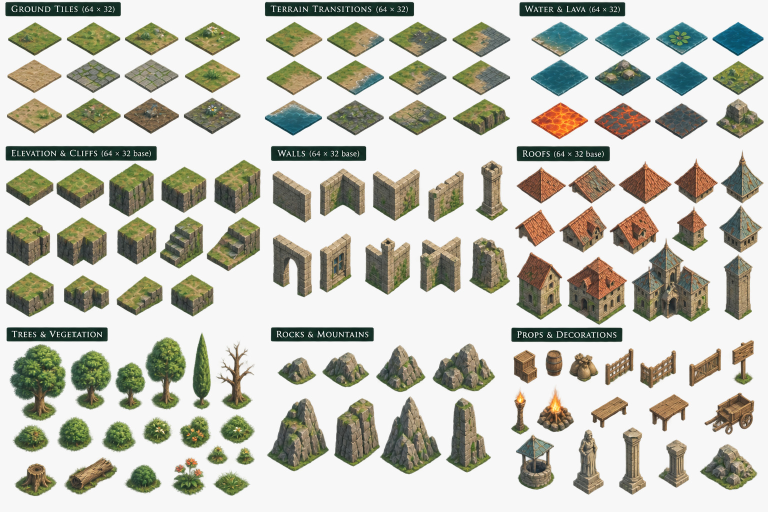
#> input picture art/tilesets/original/original-tileset-a.jpg, 1536 x 1024 px (shown at 1/2 size)
$ python -i slice_lava_punch.py   (imports and definitions only)
#> lines starting #> are read from the running program, lines starting #| are printed output that depends on the picture; after the words box and inside, x2 and y2 are one past the last pixel; in counts of white or black regions, pixels touching at a corner belong together
#> further down, picture is the input picture: shape (1024, 1536, 3); mean B, G, R 182.3, 193.1, 193.2
#!/usr/bin/env python3
"""Rejected Slagcrown lava punch. Not the live dress.

The board paints the early Koliseo diamonds from 171f5b5. Running this
script would overwrite that restore. The body below is the old slicer
and does not run.

Slice the Slagcrown lava punch onto the Koliseo dress.

Soft Lock: fuego + lava. Presentation only. Locked tags, geometry,
walkability, and kit numbers are not opened for writing.

Reads pending/lava:
  ground_punch.png     flat diamonds (rock, scorch, ash, lava)
  elevation_punch.png  platforms. White background is keyed out.
  props_punch.png      sparse props already on the map (about six)

board_mood_punch.png is a reference plate and is not sliced. The wide
lava strip and any extra banner on the prop sheet are not sliced: a
strip across the diamond eats the floor, and the map only paints the
six slag prop names. props_rejected sheets are not read.

Flat tiles are a hard 64×32 diamond with a dark rim so neighboring
cells keep a seam. Cliffs keep that cap and hang the wall. Stairs stay
on the same sprite as the platform they climb. A clipped block at the
sheet edge is dropped so a stair does not lead into empty space.
"""
from __future__ import annotations

import sys

# [5 lines not run here, left out]

import hashlib
import json
from pathlib import Path

import numpy as np
from PIL import Image, ImageDraw, ImageFont
from scipy import ndimage

from slice_ice_electric import _fit_cliff_sheet
from slice_original_tileset import ATLAS, TILES, _sync_tsx

HERE = Path(__file__).resolve().parent
LAVA = HERE / "pending" / "lava"
GROUND_SHEET = LAVA / "ground_punch.png"
ELEV_SHEET = LAVA / "elevation_punch.png"
PROPS_SHEET = LAVA / "props_punch.png"
MIRROR = HERE.parents[2] / "stasium-ref" / "maps" / "lava"
ROOT = TILES.parent
TAGS = ROOT / "slagcrown_15x15_tags.json"
TMX = ROOT / "slagcrown_15x15.tmx"

# Source diamond on ground_punch.png, before the 64×32 fit.
SAMPLE_RW = 78
SAMPLE_RH = 38

PROP_BOX = {
    "slag_prop_basalt_pillar.png": (44, 92),
    "slag_prop_rock_pillar.png": (34, 78),
    "slag_prop_ash_rock.png": (40, 34),
    "slag_prop_rubble.png": (34, 26),
    "slag_prop_steam_vent.png": (32, 34),
}
# A brand on the south of the diamond. A full 64×32 seal would replace the floor.
SEAL_SIZE = (28, 14)


def _sha(path: Path) -> str:
    return hashlib.sha256(path.read_bytes()).hexdigest()


def _iso_mask(width: int = 64, height: int = 32) -> np.ndarray:
    """Hard isometric diamond. Tips are inside; the four corners are outside."""
    yy, xx = np.mgrid[0:height, 0:width]
    cx = (width - 1) / 2.0
    cy = (height - 1) / 2.0
    nx = np.abs(xx - cx) / (cx + 1.25)
    ny = np.abs(yy - cy) / (cy + 1.25)
    return (nx + ny) <= 1.0


def _rim(arr: np.ndarray, mask: np.ndarray, rows: slice | None = None) -> None:
    """One-pixel darker rim so neighboring diamonds keep a readable seam."""
    edge = mask & ~ndimage.binary_erosion(mask, iterations=1)
    if rows is not None:
        full = np.zeros(mask.shape, bool)
        full[rows] = edge[rows]
        edge = full
    if not edge.any():
        return
    rgb = arr[:, :, :3].astype(np.float32)
    rgb[edge] *= 0.52
    arr[:, :, :3] = np.clip(rgb, 0, 255).astype(np.uint8)


def _real_rock(cap: np.ndarray) -> np.ndarray:
    """Opaque cap pixels that are not the white-sheet fringe."""
    rgb = cap[:, :, :3].astype(np.float32)
    lum = rgb.mean(2)
    chroma = rgb.max(2) - rgb.min(2)
    pale = (lum > 168.0) & (chroma < 14.0)
    return (cap[:, :, 3] > 40) & (lum < 200.0) & ~pale


def _solid_diamond(arr: np.ndarray) -> np.ndarray:
    mask = _iso_mask(arr.shape[1], 32)
    cap = arr[:32]
    solid = _real_rock(cap)
    holes = mask & ~solid
    if holes.any() and solid.any():
        _, nearest = ndimage.distance_transform_edt(~solid, return_indices=True)
        cap[holes] = cap[nearest[0][holes], nearest[1][holes]]
    cap[:, :, 3] = np.where(mask, 255, 0).astype(np.uint8)
    _rim(cap, mask)
    arr[:32] = cap
    return arr


# [16 lines left out: functions _green_fraction, _require_clean, not called in this run]


def _fit_flat_rgb(rgb: np.ndarray) -> np.ndarray:
    """RGB crop → hard 64×32 diamond. Gutters outside the source diamond drop."""
    height, width = rgb.shape[:2]
#> height = 1024; width = 1536
    yy, xx = np.mgrid[0:height, 0:width]
    cx = (width - 1) / 2.0
#> cx = 767.5
    cy = (height - 1) / 2.0
#> cy = 511.5
    mask = (np.abs(xx - cx) / (cx + 0.5) + np.abs(yy - cy) / (cy + 0.5)) <= 1.0
    rgba = np.zeros((height, width, 4), np.uint8)
    rgba[:, :, :3] = rgb
    rgba[:, :, 3] = np.where(mask, 255, 0).astype(np.uint8)
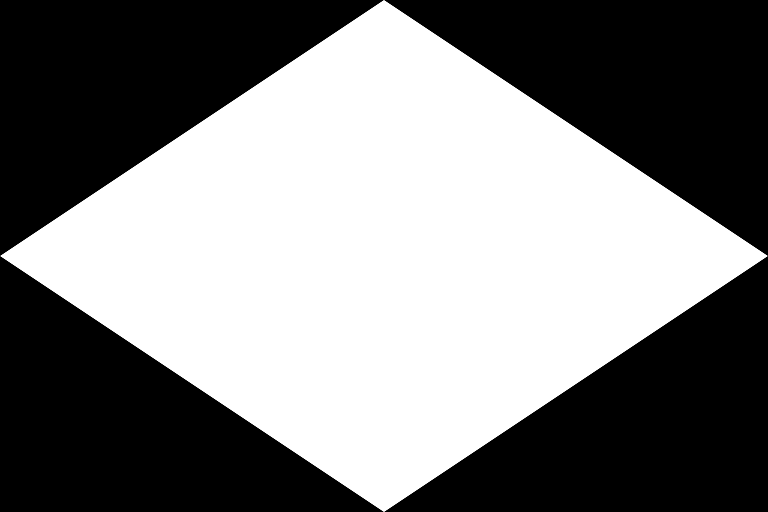
#> mask: shape (1024, 1536) bool (shown at 1/2 size); 50% white; 1 white region, box (x1, y1, x2, y2) and area: (1, 0, 1535, 1024) 786432
    ys, xs = np.where(mask)
    crop = rgba[ys.min() : ys.max() + 1, xs.min() : xs.max() + 1]
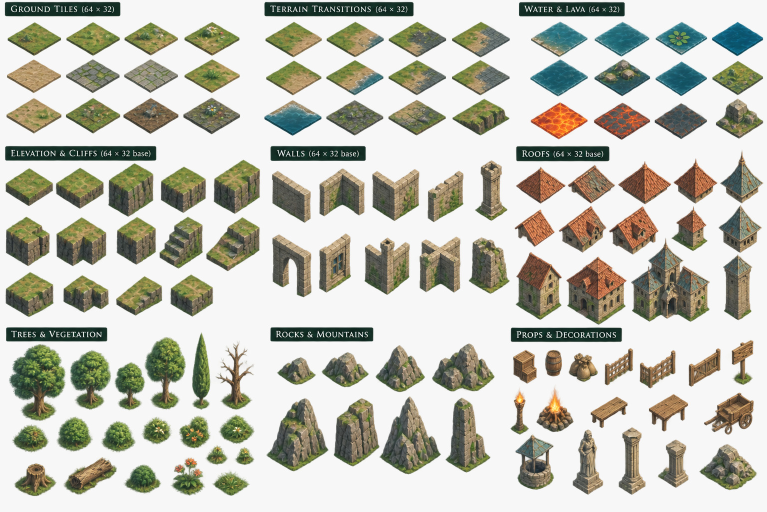
#> crop: shape (1024, 1534, 4) (shown at 1/2 size); mean B, G, R, A 182.2, 193, 193.1, 127.7
    spr = Image.fromarray(crop).resize((64, 32), Image.Resampling.LANCZOS)
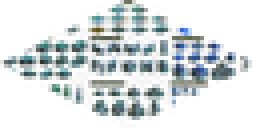
#> spr: PIL image 64x32 RGBA (shown 4 times larger); mean R, G, B, A 103.5, 110.4, 111.8, 127.7; transparent parts drawn white
    return _solid_diamond(np.asarray(spr).copy())
#> in _real_rock, `lum = rgb.mean(2)`:
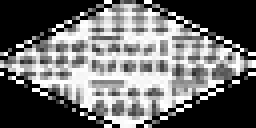
#> lum: shape (32, 64) float32 (shown 4 times larger); min 0, max 255, mean 108.6
#> in _real_rock, `pale = (lum > 168.0) & (chroma < 14.0)`: pale: shape (32, 64) bool; 30.4% white in thin lines or dots
#> in _real_rock, `return (cap[:, :, 3] > 40) & (lum < 200.0) & ~pale`: returned value: shape (32, 64) bool; 23.8% white in thin lines or dots, all inside (x1, y1, x2, y2) = (1, 0, 62, 30)
#> in _solid_diamond, `holes = mask & ~solid`: holes: shape (32, 64) bool; 29.3% white in thin lines or dots
#> in _solid_diamond, `cap[:, :, 3] = np.where(mask, 255, 0).astype(np.uint8)`: cap: shape (32, 64, 4); mean of channels 0, 1, 2, 3 72.2, 84.3, 86.5, 135.5
#> in _solid_diamond, `cap[:, :, 3] = np.where(mask, 255, 0).astype(np.uint8)`:
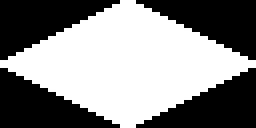
#> mask: shape (32, 64) bool (shown 4 times larger); 53.1% white; 4 black regions, box (x1, y1, x2, y2) and area: (0, 0, 30, 15) 240, (34, 0, 64, 15) 240, (0, 17, 30, 32) 240, (34, 17, 64, 32) 240
#> in _rim, `edge = mask & ~ndimage.binary_erosion(mask, iterations=1)`:
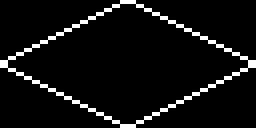
#> edge: shape (32, 64) bool (shown 4 times larger); 6.2% white in thin lines or dots
#> in _rim, `rgb[edge] *= 0.52`:
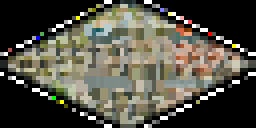
#> rgb: shape (32, 64, 3) float32 (shown 4 times larger); mean of channels 0, 1, 2 69, 80.3, 82.4; drawn as B, G, R


def _center(arr: np.ndarray) -> np.ndarray:
    return arr[16, 32, :3].astype(np.float32)


# [583 lines left out: functions _lava_mask, _sample_ground, _spread, _slice_ground, _fit_seal, _assert_flats and 18 more, not called in this run]


# [2 lines not run here, left out]

>>> import cv2
>>> picture = cv2.imread('original-tileset-a.jpg')
>>> result = _fit_flat_rgb(picture)
